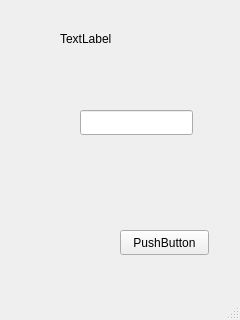
<?xml version="1.0" encoding="UTF-8"?>
<ui version="4.0">
 <class>MainWindow</class>
 <widget class="QMainWindow" name="MainWindow">
  <property name="geometry">
   <rect>
    <x>0</x>
    <y>0</y>
    <width>240</width>
    <height>320</height>
   </rect>
  </property>
  <property name="windowTitle">
   <string>MainWindow</string>
  </property>
  <widget class="QWidget" name="centralwidget">
   <widget class="QPushButton" name="pushButton">
    <property name="geometry">
     <rect>
      <x>120</x>
      <y>230</y>
      <width>89</width>
      <height>25</height>
     </rect>
    </property>
    <property name="text">
     <string>PushButton</string>
    </property>
   </widget>
   <widget class="QLabel" name="label">
    <property name="geometry">
     <rect>
      <x>60</x>
      <y>30</y>
      <width>67</width>
      <height>17</height>
     </rect>
    </property>
    <property name="text">
     <string>TextLabel</string>
    </property>
   </widget>
   <widget class="QLineEdit" name="lineEdit">
    <property name="geometry">
     <rect>
      <x>80</x>
      <y>110</y>
      <width>113</width>
      <height>25</height>
     </rect>
    </property>
   </widget>
  </widget>
  <widget class="QMenuBar" name="menubar">
   <property name="geometry">
    <rect>
     <x>0</x>
     <y>0</y>
     <width>240</width>
     <height>22</height>
    </rect>
   </property>
  </widget>
  <widget class="QStatusBar" name="statusbar"/>
 </widget>
 <resources/>
 <connections/>
</ui>
